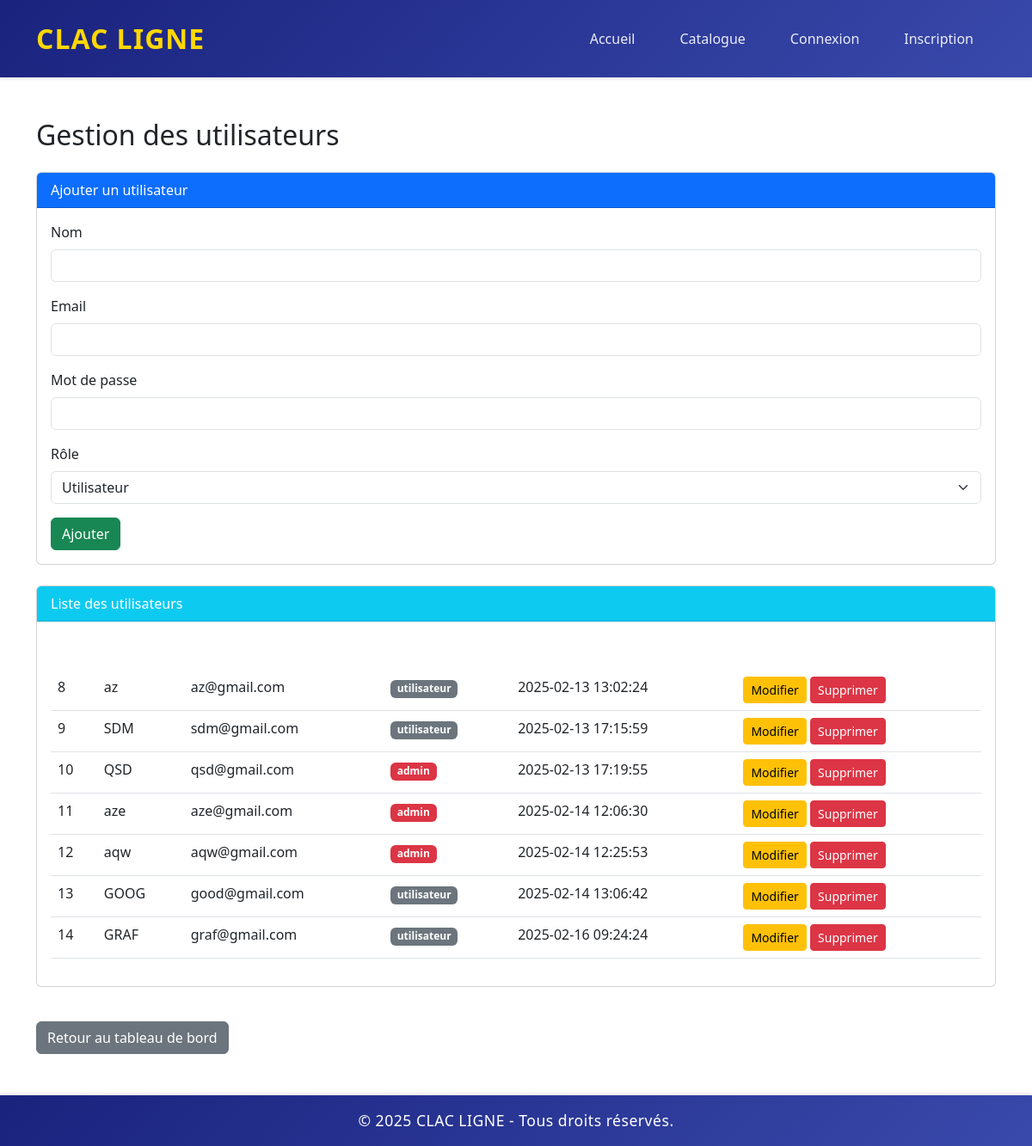
The app's page /gestion_utilisateurs.php with its own data.
### tables this page shows
CREATE TABLE `utilisateurs` (
  `id` int(11) NOT NULL,
  `nom` varchar(150) NOT NULL,
  `email` varchar(150) NOT NULL,
  `password` varchar(255) NOT NULL,
  `date_inscription` timestamp NOT NULL DEFAULT current_timestamp(),
  `role` enum('utilisateur','admin') DEFAULT 'utilisateur',
  `code_secret` varchar(255) DEFAULT NULL
);

### gestion_utilisateurs.php (the view, shortened to what this page needs)
<?php
include './config.php';
include './header.php';
$stmt = $pdo->query("SELECT * FROM utilisateurs");
$utilisateurs = $stmt->fetchAll(PDO::FETCH_ASSOC);
?>
<div class="container mt-5">
    <h2 class="mb-4">Gestion des utilisateurs</h2>
    <div class="card mb-4">
        <div class="card-header bg-primary text-white">Ajouter un utilisateur</div>
        <div class="card-body">
            <form action="gestion_utilisateurs.php" method="POST">
                <div class="mb-3">
                    <label for="nom" class="form-label">Nom</label>
                    <input type="text" class="form-control" id="nom" name="nom" required>
                </div>
                <div class="mb-3">
                    <label for="email" class="form-label">Email</label>
                    <input type="email" class="form-control" id="email" name="email" required>
                </div>
                <div class="mb-3">
                    <label for="password" class="form-label">Mot de passe</label>
                    <input type="password" class="form-control" id="password" name="password" required>
                </div>
                <div class="mb-3">
                    <label for="role" class="form-label">Rôle</label>
                    <select class="form-select" id="role" name="role" required>
                        <option value="utilisateur">Utilisateur</option>
                    </select>
                </div>
                <button type="submit" name="ajouter" class="btn btn-success">Ajouter</button>
            </form>
        </div>
    </div>
    <div class="card">
        <div class="card-header bg-info text-white">Liste des utilisateurs</div>
        <div class="card-body">
            <table class="table table-hover">
                <thead>
                    <tr>
                        <th>ID</th>
                        <th>Nom</th>
                        <th>Email</th>
                        <th>Rôle</th>
                        <th>Date d'inscription</th>
                        <th>Actions</th>
                    </tr>
                </thead>
                <tbody>
                    <?php foreach ($utilisateurs as $utilisateur): ?>
                        <tr>
                            <td><?= $utilisateur['id'] ?></td>
                            <td><?= htmlspecialchars($utilisateur['nom']) ?></td>
                            <td><?= htmlspecialchars($utilisateur['email']) ?></td>
                            <td><span class="badge bg-<?= $utilisateur['role'] === 'admin' ? 'danger' : 'secondary' ?>">
                                <?= htmlspecialchars($utilisateur['role']) ?></span></td>
                            <td><?= $utilisateur['date_inscription'] ?></td>
                            <td>
                                <a href="modifier_utilisateurs.php?id=<?= $utilisateur['id']; ?>" class="btn btn-warning btn-sm">Modifier</a>
                                <a href="gestion_utilisateurs.php?supprimer_id=<?= $utilisateur['id'] ?>" class="btn btn-sm btn-danger" onclick="return confirm('Voulez-vous vraiment supprimer cet utilisateur ?')">Supprimer</a>
                            </td>
                        </tr>
                    <?php endforeach; ?>
                </tbody>
            </table>
        </div>
    </div>
    <a href="admin.php" class="btn btn-secondary mt-3">Retour au tableau de bord</a>
</div>
<?php include './footer.php'; ?>

### header.php (shortened to what this page needs)
<?php
$user_role = isset($_SESSION['role']) ? $_SESSION['role'] : null;
?>
<!DOCTYPE html>
<html lang="fr">
<head>
    <link rel="stylesheet" href="assets/css/style.css">
    <link rel="stylesheet" href="https://cdn.jsdelivr.net/npm/bootstrap@5.3.0/dist/css/bootstrap.min.css">
    <link rel="stylesheet" href="https://cdnjs.cloudflare.com/ajax/libs/font-awesome/5.15.4/css/all.min.css">
</head>
<body>
    <nav class="navbar navbar-expand-lg navbar-dark bg-dark">
        <div class="container">
            <a class="navbar-brand" href="index.php">CLAC LIGNE</a>
            <div class="collapse navbar-collapse" id="navbarNav">
                <ul class="navbar-nav ms-auto">
                    <li class="nav-item"><a class="nav-link" href="index.php">Accueil</a></li>
                    <li class="nav-item"><a class="nav-link" href="catalogue.php">Catalogue</a></li>
                    <?php if ($user_role === 'admin'): ?>
                        <li class="nav-item"><a class="nav-link" href="admin.php">Tableau de bord</a></li>
                        <li class="nav-item"><a class="nav-link" href="gestion_utilisateurs.php">Gérer les utilisateurs</a></li>
                        <li class="nav-item"><a class="nav-link" href="logout.php">Déconnexion</a></li>
                    <?php elseif ($user_role === 'utilisateur'): ?>
                        <li class="nav-item"><a class="nav-link" href="mes_favoris.php">Mes Favoris</a></li>
                        <li class="nav-item"><a class="nav-link" href="espace_membre.php">Mon Profil</a></li>
                        <li class="nav-item"><a class="nav-link" href="logout.php">Déconnexion</a></li>
                    <?php else: ?>
                        <li class="nav-item"><a class="nav-link" href="login.php">Connexion</a></li>
                        <li class="nav-item"><a class="nav-link" href="register.php">Inscription</a></li>
                    <?php endif; ?>
                </ul>
            </div>
        </div>
    </nav>
</body>
</html>

### footer.php (shortened to what this page needs)
<footer class="bg-dark text-white text-center py-3 mt-5">
    <p>&copy; 2025 CLAC LIGNE - Tous droits réservés.</p>
</footer>
</body>
</html>

### assets/css/style.css (style rules this page uses)
.navbar { background-color: var(--primary-color) !important; box-shadow: var(--box-shadow); padding: 1rem 0; }
.navbar-brand { color: white !important; font-weight: bold; font-size: 1.5rem; }
.nav-item { margin: 0 0.5rem; }
.nav-link { color: rgba(255,255,255,0.9) !important; transition: color 0.3s ease; }
.card { border: none; border-radius: var(--border-radius); box-shadow: var(--box-shadow); transition: transform 0.3s ease; background: white; margin-bottom: 1.5rem; }
.card-header { background-color: var(--primary-color); color: white; border-top-left-radius: var(--border-radius); border-top-right-radius: var(--border-radius); }
.btn { border-radius: var(--border-radius); padding: 0.5rem 1.5rem; transition: all 0.3s ease; }
.btn-danger { background-color: var(--accent-color); border-color: var(--accent-color); }
.form-control { border-radius: var(--border-radius); border: 1px solid #ddd; padding: 0.75rem; }
.table { background: white; border-radius: var(--border-radius); overflow: hidden; box-shadow: var(--box-shadow); }
.table thead th { background-color: var(--primary-color); color: white; border-bottom: none; }
footer { background-color: var(--primary-color) !important; color: white; padding: 2rem 0; margin-top: 3rem; position: relative; width: 100%; bottom: 0; }

### header.php (style rules this page uses)
.navbar { background: linear-gradient(135deg, #1a237e, #3949ab); box-shadow: 0 2px 4px rgba(0, 0, 0, 0.1); padding: 1rem 0; }
.navbar-brand { font-size: 2rem; font-weight: 700; color: #ffd700 !important; text-transform: uppercase; letter-spacing: 1px; }
.navbar-nav .nav-link { margin: 0 10px; padding: 8px 16px; border-radius: 4px; font-weight: 500; }
footer { background: linear-gradient(135deg, #1a237e, #3949ab); padding: 2rem 0; margin-top: 4rem; box-shadow: 0 -2px 4px rgba(0, 0, 0, 0.1); }
footer p { margin: 0; font-size: 1.1rem; font-weight: 500; letter-spacing: 0.5px; }

### records on screen
utilisateurs: id "8", nom "az", email "az@gmail.com", role "utilisateur", date_inscription "2025-02-13 13:02:24"
utilisateurs: id "9", nom "SDM", email "sdm@gmail.com", role "utilisateur", date_inscription "2025-02-13 17:15:59"
utilisateurs: id "10", nom "QSD", email "qsd@gmail.com", role "admin", date_inscription "2025-02-13 17:19:55"
utilisateurs: id "11", nom "aze", email "aze@gmail.com", role "admin", date_inscription "2025-02-14 12:06:30"
utilisateurs: id "12", nom "aqw", email "aqw@gmail.com", role "admin", date_inscription "2025-02-14 12:25:53"
utilisateurs: id "13", nom "GOOG", email "good@gmail.com", role "utilisateur", date_inscription "2025-02-14 13:06:42"
utilisateurs: id "14", nom "GRAF", email "graf@gmail.com", role "utilisateur", date_inscription "2025-02-16 09:24:24"
